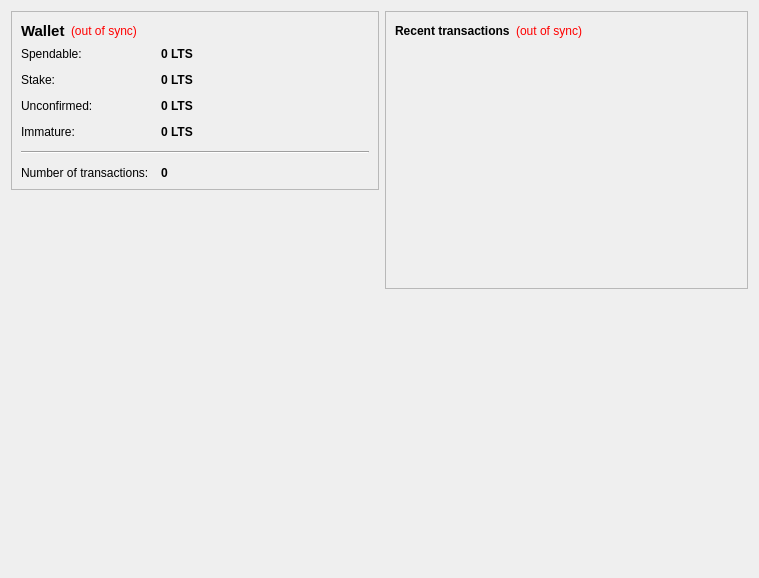
<?xml version="1.0" encoding="UTF-8"?>
<ui version="4.0">
 <class>OverviewPage</class>
 <widget class="QWidget" name="OverviewPage">
  <property name="geometry">
   <rect>
    <x>0</x>
    <y>0</y>
    <width>759</width>
    <height>578</height>
   </rect>
  </property>
  <property name="windowTitle">
   <string>Form</string>
  </property>
  <layout class="QHBoxLayout" name="horizontalLayout">
   <item>
    <layout class="QVBoxLayout" name="verticalLayout_2">
     <item>
      <widget class="QFrame" name="frame">
       <property name="frameShape">
        <enum>QFrame::StyledPanel</enum>
       </property>
       <property name="frameShadow">
        <enum>QFrame::Raised</enum>
       </property>
       <layout class="QVBoxLayout" name="verticalLayout_4">
        <item>
         <layout class="QHBoxLayout" name="horizontalLayout_4">
          <item>
           <widget class="QLabel" name="label_5">
            <property name="font">
             <font>
              <pointsize>11</pointsize>
              <weight>75</weight>
              <bold>true</bold>
             </font>
            </property>
            <property name="text">
             <string>Wallet</string>
            </property>
           </widget>
          </item>
          <item>
           <widget class="QLabel" name="labelWalletStatus">
            <property name="toolTip">
             <string>The displayed information may be out of date. Your wallet automatically synchronizes with the Litshares network after a connection is established, but this process has not completed yet.</string>
            </property>
            <property name="styleSheet">
             <string notr="true">QLabel { color: red; }</string>
            </property>
            <property name="text">
             <string notr="true">(out of sync)</string>
            </property>
            <property name="alignment">
             <set>Qt::AlignLeading|Qt::AlignLeft|Qt::AlignVCenter</set>
            </property>
           </widget>
          </item>
          <item>
           <spacer name="horizontalSpacer_2">
            <property name="orientation">
             <enum>Qt::Horizontal</enum>
            </property>
            <property name="sizeHint" stdset="0">
             <size>
              <width>40</width>
              <height>20</height>
             </size>
            </property>
           </spacer>
          </item>
         </layout>
        </item>
        <item>
         <layout class="QFormLayout" name="formLayout_2">
          <property name="fieldGrowthPolicy">
           <enum>QFormLayout::AllNonFixedFieldsGrow</enum>
          </property>
          <property name="horizontalSpacing">
           <number>12</number>
          </property>
          <property name="verticalSpacing">
           <number>12</number>
          </property>
          <item row="0" column="0">
           <widget class="QLabel" name="label">
            <property name="text">
             <string>Spendable:</string>
            </property>
           </widget>
          </item>
          <item row="0" column="1">
           <widget class="QLabel" name="labelBalance">
            <property name="font">
             <font>
              <weight>75</weight>
              <bold>true</bold>
             </font>
            </property>
            <property name="cursor">
             <cursorShape>IBeamCursor</cursorShape>
            </property>
            <property name="toolTip">
             <string>Your current spendable balance</string>
            </property>
            <property name="text">
             <string notr="true">0 LTS</string>
            </property>
            <property name="textInteractionFlags">
             <set>Qt::LinksAccessibleByMouse|Qt::TextSelectableByKeyboard|Qt::TextSelectableByMouse</set>
            </property>
           </widget>
          </item>
          <item row="1" column="0">
           <widget class="QLabel" name="label_6">
            <property name="text">
             <string>Stake:</string>
            </property>
           </widget>
          </item>
          <item row="1" column="1">
           <widget class="QLabel" name="labelStake">
            <property name="font">
             <font>
              <weight>75</weight>
              <bold>true</bold>
             </font>
            </property>
            <property name="cursor">
             <cursorShape>IBeamCursor</cursorShape>
            </property>
            <property name="toolTip">
             <string>Total of coins that was staked, and do not yet count toward the current balance</string>
            </property>
            <property name="text">
             <string notr="true">0 LTS</string>
            </property>
            <property name="textInteractionFlags">
             <set>Qt::LinksAccessibleByMouse|Qt::TextSelectableByKeyboard|Qt::TextSelectableByMouse</set>
            </property>
           </widget>
          </item>
          <item row="2" column="0">
           <widget class="QLabel" name="label_3">
            <property name="text">
             <string>Unconfirmed:</string>
            </property>
           </widget>
          </item>
          <item row="2" column="1">
           <widget class="QLabel" name="labelUnconfirmed">
            <property name="font">
             <font>
              <weight>75</weight>
              <bold>true</bold>
             </font>
            </property>
            <property name="cursor">
             <cursorShape>IBeamCursor</cursorShape>
            </property>
            <property name="toolTip">
             <string>Total of transactions that have yet to be confirmed, and do not yet count toward the current balance</string>
            </property>
            <property name="text">
             <string notr="true">0 LTS</string>
            </property>
            <property name="textInteractionFlags">
             <set>Qt::LinksAccessibleByMouse|Qt::TextSelectableByKeyboard|Qt::TextSelectableByMouse</set>
            </property>
           </widget>
          </item>
          <item row="3" column="0">
           <widget class="QLabel" name="labelImmatureText">
            <property name="text">
             <string>Immature:</string>
            </property>
           </widget>
          </item>
          <item row="3" column="1">
           <widget class="QLabel" name="labelImmature">
            <property name="font">
             <font>
              <weight>75</weight>
              <bold>true</bold>
             </font>
            </property>
            <property name="toolTip">
             <string>Mined balance that has not yet matured</string>
            </property>
            <property name="text">
             <string notr="true">0 LTS</string>
            </property>
            <property name="textInteractionFlags">
             <set>Qt::LinksAccessibleByMouse|Qt::TextSelectableByKeyboard|Qt::TextSelectableByMouse</set>
            </property>
           </widget>
          </item>
          <item row="4" column="0" colspan="2">
           <widget class="Line" name="line">
            <property name="orientation">
             <enum>Qt::Horizontal</enum>
            </property>
           </widget>
          </item>
          <item row="5" column="0">
           <widget class="QLabel" name="label_2">
            <property name="text">
             <string>Number of transactions:</string>
            </property>
           </widget>
          </item>
          <item row="5" column="1">
           <widget class="QLabel" name="labelNumTransactions">
            <property name="font">
             <font>
              <weight>75</weight>
              <bold>true</bold>
             </font>
            </property>
            <property name="cursor">
             <cursorShape>IBeamCursor</cursorShape>
            </property>
            <property name="toolTip">
             <string>Total number of transactions in wallet</string>
            </property>
            <property name="text">
             <string notr="true">0</string>
            </property>
            <property name="textInteractionFlags">
             <set>Qt::LinksAccessibleByMouse|Qt::TextSelectableByKeyboard|Qt::TextSelectableByMouse</set>
            </property>
           </widget>
          </item>
         </layout>
        </item>
       </layout>
      </widget>
     </item>
     <item>
      <spacer name="verticalSpacer">
       <property name="orientation">
        <enum>Qt::Vertical</enum>
       </property>
       <property name="sizeHint" stdset="0">
        <size>
         <width>368</width>
         <height>13</height>
        </size>
       </property>
      </spacer>
     </item>
     <item>
      <widget class="QLabel" name="label_6">
       <property name="minimumSize">
        <size>
         <width>321</width>
         <height>301</height>
        </size>
       </property>
       <property name="text">
        <string/>
       </property>
       <property name="pixmap">
        <pixmap resource="../bitcoin.qrc">:/images/backg</pixmap>
       </property>
       <property name="scaledContents">
        <bool>false</bool>
       </property>
       <property name="alignment">
        <set>Qt::AlignCenter</set>
       </property>
       <property name="margin">
        <number>-2</number>
       </property>
      </widget>
     </item>
    </layout>
   </item>
   <item>
    <layout class="QVBoxLayout" name="verticalLayout_3">
     <item>
      <widget class="QFrame" name="frame_2">
       <property name="frameShape">
        <enum>QFrame::StyledPanel</enum>
       </property>
       <property name="frameShadow">
        <enum>QFrame::Raised</enum>
       </property>
       <layout class="QVBoxLayout" name="verticalLayout">
        <item>
         <layout class="QHBoxLayout" name="horizontalLayout_2">
          <item>
           <widget class="QLabel" name="label_4">
            <property name="text">
             <string>&lt;b&gt;Recent transactions&lt;/b&gt;</string>
            </property>
           </widget>
          </item>
          <item>
           <widget class="QLabel" name="labelTransactionsStatus">
            <property name="toolTip">
             <string>The displayed information may be out of date. Your wallet automatically synchronizes with the Litshares network after a connection is established, but this process has not completed yet.</string>
            </property>
            <property name="styleSheet">
             <string notr="true">QLabel { color: red; }</string>
            </property>
            <property name="text">
             <string notr="true">(out of sync)</string>
            </property>
            <property name="alignment">
             <set>Qt::AlignRight|Qt::AlignTrailing|Qt::AlignVCenter</set>
            </property>
           </widget>
          </item>
          <item>
           <spacer name="horizontalSpacer">
            <property name="orientation">
             <enum>Qt::Horizontal</enum>
            </property>
            <property name="sizeHint" stdset="0">
             <size>
              <width>40</width>
              <height>20</height>
             </size>
            </property>
           </spacer>
          </item>
         </layout>
        </item>
        <item>
         <widget class="QListView" name="listTransactions">
          <property name="styleSheet">
           <string notr="true">QListView { background: transparent; }</string>
          </property>
          <property name="frameShape">
           <enum>QFrame::NoFrame</enum>
          </property>
          <property name="verticalScrollBarPolicy">
           <enum>Qt::ScrollBarAlwaysOff</enum>
          </property>
          <property name="horizontalScrollBarPolicy">
           <enum>Qt::ScrollBarAlwaysOff</enum>
          </property>
          <property name="selectionMode">
           <enum>QAbstractItemView::NoSelection</enum>
          </property>
         </widget>
        </item>
       </layout>
      </widget>
     </item>
     <item>
      <spacer name="verticalSpacer_2">
       <property name="orientation">
        <enum>Qt::Vertical</enum>
       </property>
       <property name="sizeHint" stdset="0">
        <size>
         <width>20</width>
         <height>40</height>
        </size>
       </property>
      </spacer>
     </item>
    </layout>
   </item>
  </layout>
 </widget>
 <resources>
  <include location="../bitcoin.qrc"/>
 </resources>
 <connections/>
</ui>
